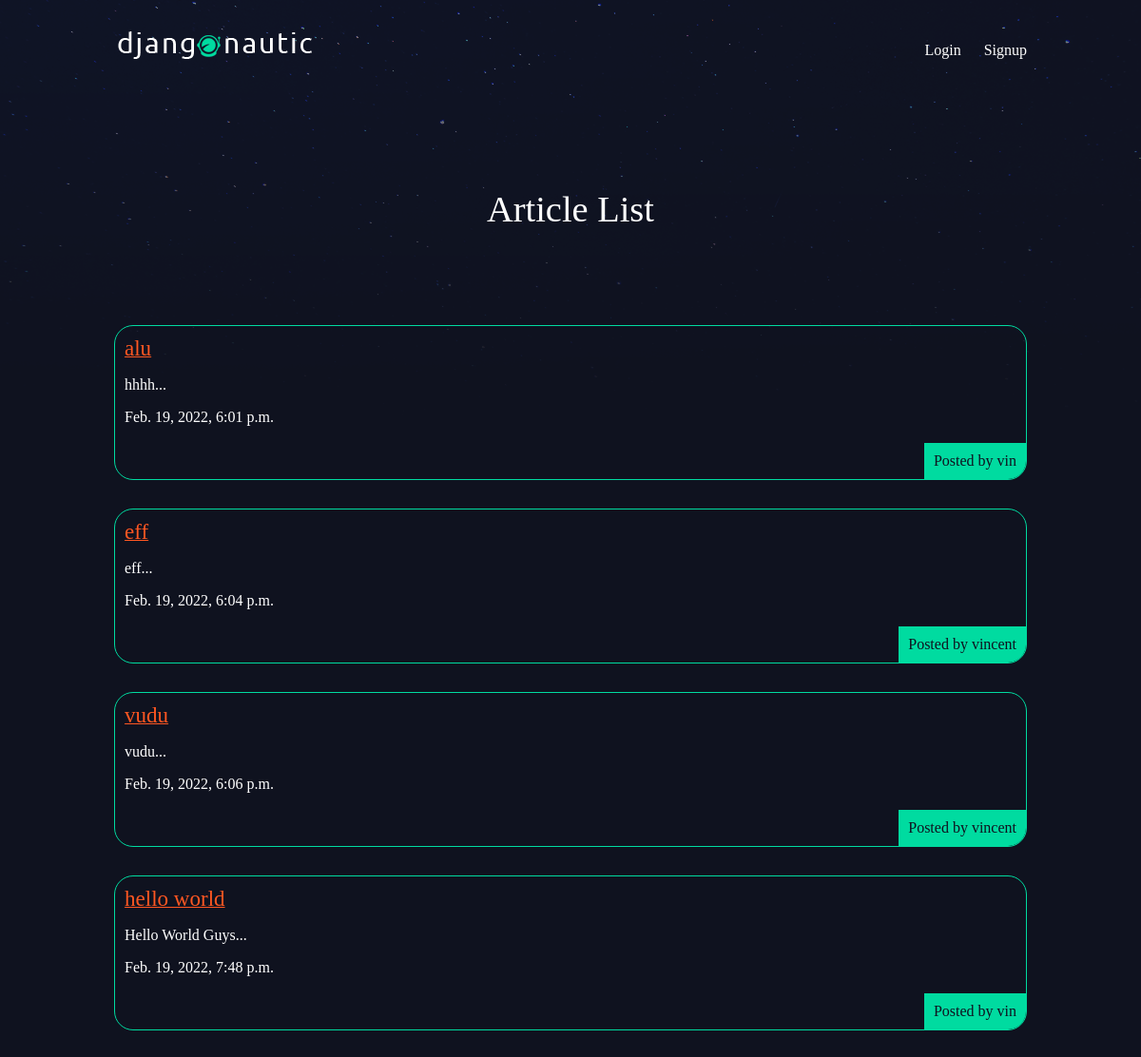
The app's page /, older data.
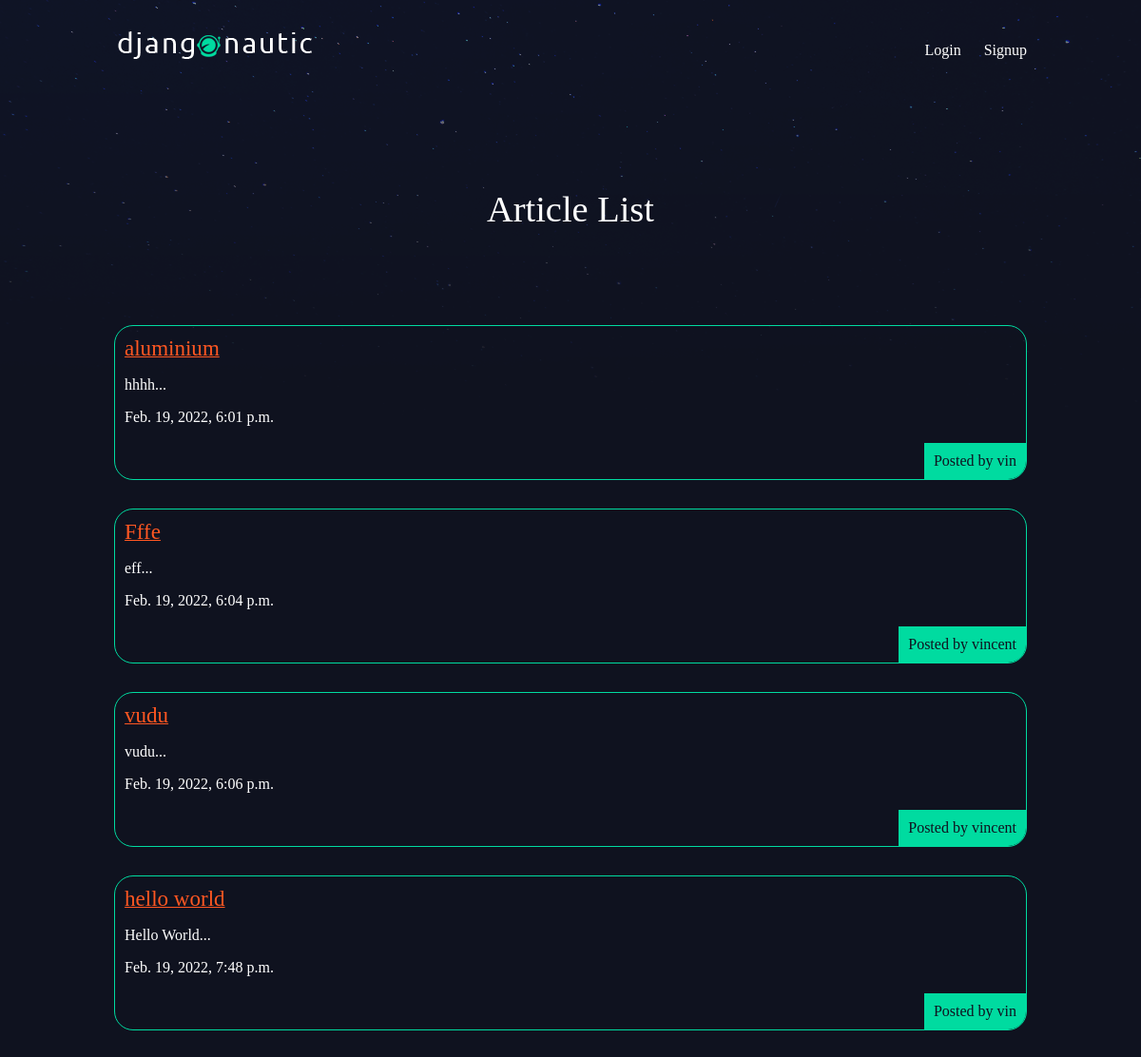
The same page, newer data.
### articles/models.py (models this page shows, shortened)
class Article(models.Model):
    title = models.CharField(max_length=100)
    slug = models.SlugField()
    body = models.TextField()
    date = models.DateTimeField(auto_now_add=True)
    thumb = models.ImageField(default='default.png', blank=True)
    author = models.ForeignKey(User, default=None, on_delete=models.CASCADE)
    def snippet(self):
        return f"{self.body[:50]}..."

### articles/views.py (the view)
# urls.py: path('', views.articles_list, name="list"),
def articles_list(request):
    articles = Article.objects.all().order_by('date')
    return render(request, 'articles/article_list.html', {'articles': articles})

### articles/templates/articles/article_list.html (shortened to what this page needs)
{% extends 'base_layout.html' %}
{% block content %}
<h1 id="title">Article List</h1>
<div class="articles">
    {% for article in articles %}
        <div class="article">
            <h2><a href="{% url 'articles:detail' slug=article.slug %}">{{ article.title }}</a></h2>
            <p>{{ article.snippet }}</p>
            <p>{{ article.date }}</p>
            <p class="author">Posted by {{ article.author.username }}</p>
       </div>
    {% endfor %}
{% endblock content %}

Row changes from the older to the newer data that the page shows:
changed Article "hhhh...": title "alu" → "aluminium"
changed Article "eff...": title "eff" → "Fffe"
changed Article "hello world": snippet "Hello World Guys..." → "Hello World..."
